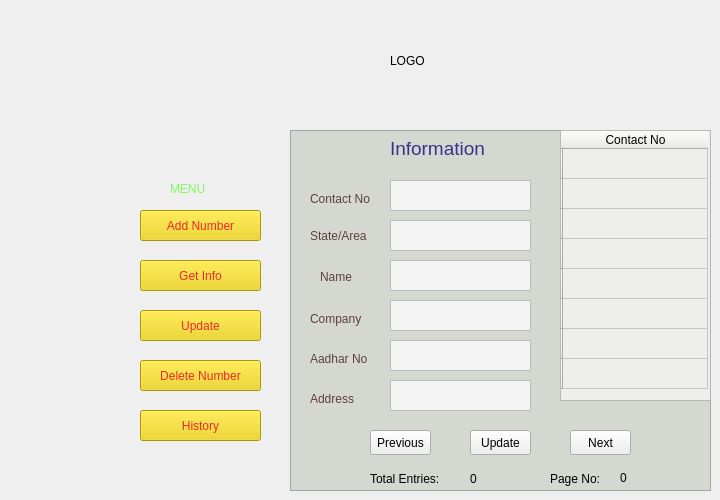
    <widget class="QWidget" name="MainPage">
     <widget class="QTextBrowser" name="contactNo">
      <property name="geometry">
       <rect>
        <x>390</x>
        <y>180</y>
        <width>141</width>
        <height>31</height>
       </rect>
      </property>
      <property name="styleSheet">
       <string notr="true">background-color: rgb(243, 243, 243);</string>
      </property>
     </widget>
     <widget class="QPushButton" name="delno">
      <property name="geometry">
       <rect>
        <x>140</x>
        <y>360</y>
        <width>121</width>
        <height>31</height>
       </rect>
      </property>
      <property name="styleSheet">
       <string notr="true">background-color: rgb(237, 212, 0);
color: rgb(239, 41, 41);</string>
      </property>
      <property name="text">
       <string>Delete Number</string>
      </property>
     </widget>
     <widget class="QPushButton" name="btn_HomeNext">
      <property name="geometry">
       <rect>
        <x>570</x>
        <y>430</y>
        <width>61</width>
        <height>25</height>
       </rect>
      </property>
      <property name="text">
       <string>Next</string>
      </property>
     </widget>
     <widget class="QLabel" name="label_6">
      <property name="geometry">
       <rect>
        <x>310</x>
        <y>350</y>
        <width>71</width>
        <height>17</height>
       </rect>
      </property>
      <property name="styleSheet">
       <string notr="true">color: rgb(95, 63, 63);
</string>
      </property>
      <property name="text">
       <string>Aadhar No</string>
      </property>
     </widget>
     <widget class="QPushButton" name="update">
      <property name="geometry">
       <rect>
        <x>140</x>
        <y>310</y>
        <width>121</width>
        <height>31</height>
       </rect>
      </property>
      <property name="styleSheet">
       <string notr="true">background-color: rgb(237, 212, 0);
color: rgb(239, 41, 41);</string>
      </property>
      <property name="text">
       <string>Update</string>
      </property>
     </widget>
     <widget class="QLabel" name="label_4">
      <property name="geometry">
       <rect>
        <x>320</x>
        <y>266</y>
        <width>67</width>
        <height>21</height>
       </rect>
      </property>
      <property name="styleSheet">
       <string notr="true">color: rgb(95, 63, 63);
</string>
      </property>
      <property name="text">
       <string>Name</string>
      </property>
     </widget>
     <widget class="QTextBrowser" name="addressHome">
      <property name="geometry">
       <rect>
        <x>390</x>
        <y>380</y>
        <width>141</width>
        <height>31</height>
       </rect>
      </property>
      <property name="styleSheet">
       <string notr="true">background-color: rgb(243, 243, 243);</string>
      </property>
     </widget>
     <widget class="QLabel" name="label_5">
      <property name="geometry">
       <rect>
        <x>310</x>
        <y>390</y>
        <width>67</width>
        <height>17</height>
       </rect>
      </property>
      <property name="styleSheet">
       <string notr="true">color: rgb(95, 63, 63);
</string>
      </property>
      <property name="text">
       <string>Address</string>
      </property>
     </widget>
     <widget class="QLabel" name="label">
      <property name="geometry">
       <rect>
        <x>170</x>
        <y>180</y>
        <width>67</width>
        <height>17</height>
       </rect>
      </property>
      <property name="styleSheet">
       <string notr="true">color: rgb(129, 247, 104);</string>
      </property>
      <property name="text">
       <string>MENU</string>
      </property>
     </widget>
     <widget class="QTableView" name="tableView">
      <property name="geometry">
       <rect>
        <x>290</x>
        <y>130</y>
        <width>421</width>
        <height>361</height>
       </rect>
      </property>
      <property name="styleSheet">
       <string notr="true">background-color: rgb(211, 215, 207, 250);</string>
      </property>
     </widget>
     <widget class="QTableWidget" name="main_table">
      <property name="geometry">
       <rect>
        <x>560</x>
        <y>130</y>
        <width>151</width>
        <height>271</height>
       </rect>
      </property>
      <property name="styleSheet">
       <string notr="true">background-color: rgb(238, 238, 236);</string>
      </property>
      <property name="gridStyle">
       <enum>Qt::SolidLine</enum>
      </property>
      <attribute name="horizontalHeaderDefaultSectionSize">
       <number>145</number>
      </attribute>
      <row>
       <property name="text">
        <string/>
       </property>
      </row>
      <row>
       <property name="text">
        <string/>
       </property>
      </row>
      <row>
       <property name="text">
        <string/>
       </property>
      </row>
      <row>
       <property name="text">
        <string/>
       </property>
      </row>
      <row>
       <property name="text">
        <string/>
       </property>
      </row>
      <row>
       <property name="text">
        <string/>
       </property>
      </row>
      <row>
       <property name="text">
        <string/>
       </property>
      </row>
      <row>
       <property name="text">
        <string/>
       </property>
      </row>
      <column>
       <property name="text">
        <string>Contact No</string>
       </property>
      </column>
     </widget>
     <widget class="QLabel" name="label_2">
      <property name="geometry">
       <rect>
        <x>390</x>
        <y>140</y>
        <width>101</width>
        <height>17</height>
       </rect>
      </property>
      <property name="font">
       <font>
        <pointsize>14</pointsize>
       </font>
      </property>
      <property name="styleSheet">
       <string notr="true">color: rgb(56, 51, 139);</string>
      </property>
      <property name="text">
       <string>Information</string>
      </property>
     </widget>
     <widget class="QLabel" name="label_3">
      <property name="geometry">
       <rect>
        <x>310</x>
        <y>190</y>
        <width>81</width>
        <height>17</height>
       </rect>
      </property>
      <property name="styleSheet">
       <string notr="true">color: rgb(95, 63, 63);
</string>
      </property>
      <property name="text">
       <string>Contact No</string>
      </property>
     </widget>
     <widget class="QPushButton" name="getinfo">
      <property name="geometry">
       <rect>
        <x>140</x>
        <y>260</y>
        <width>121</width>
        <height>31</height>
       </rect>
      </property>
      <property name="styleSheet">
       <string notr="true">background-color: rgb(237, 212, 0);
color: rgb(239, 41, 41);</string>
      </property>
      <property name="text">
       <string>Get Info</string>
      </property>
     </widget>
     <widget class="QTextBrowser" name="countryHome">
      <property name="geometry">
       <rect>
        <x>390</x>
        <y>220</y>
        <width>141</width>
        <height>31</height>
       </rect>
      </property>
      <property name="styleSheet">
       <string notr="true">background-color: rgb(243, 243, 243);</string>
      </property>
      <property name="html">
       <string>&lt;!DOCTYPE HTML PUBLIC &quot;-//W3C//DTD HTML 4.0//EN&quot; &quot;http://www.w3.org/TR/REC-html40/strict.dtd&quot;&gt;
&lt;html&gt;&lt;head&gt;&lt;meta name=&quot;qrichtext&quot; content=&quot;1&quot; /&gt;&lt;style type=&quot;text/css&quot;&gt;
p, li { white-space: pre-wrap; }
&lt;/style&gt;&lt;/head&gt;&lt;body style=&quot; font-family:'Ubuntu'; font-size:11pt; font-weight:400; font-style:normal;&quot;&gt;
&lt;p style=&quot;-qt-paragraph-type:empty; margin-top:0px; margin-bottom:0px; margin-left:0px; margin-right:0px; -qt-block-indent:0; text-indent:0px;&quot;&gt;&lt;br /&gt;&lt;/p&gt;&lt;/body&gt;&lt;/html&gt;</string>
      </property>
     </widget>
     <widget class="QPushButton" name="addno">
      <property name="geometry">
       <rect>
        <x>140</x>
        <y>210</y>
        <width>121</width>
        <height>31</height>
       </rect>
      </property>
      <property name="styleSheet">
       <string notr="true">background-color: rgb(237, 212, 0);
color: rgb(239, 41, 41);</string>
      </property>
      <property name="text">
       <string>Add Number</string>
      </property>
     </widget>
     <widget class="QPushButton" name="btn_HomePrev">
      <property name="geometry">
       <rect>
        <x>370</x>
        <y>430</y>
        <width>61</width>
        <height>25</height>
       </rect>
      </property>
      <property name="text">
       <string>Previous</string>
      </property>
     </widget>
     <widget class="QTextBrowser" name="aadharHome">
      <property name="geometry">
       <rect>
        <x>390</x>
        <y>340</y>
        <width>141</width>
        <height>31</height>
       </rect>
      </property>
      <property name="styleSheet">
       <string notr="true">background-color: rgb(243, 243, 243);</string>
      </property>
     </widget>
     <widget class="QPushButton" name="history">
      <property name="geometry">
       <rect>
        <x>140</x>
        <y>410</y>
        <width>121</width>
        <height>31</height>
       </rect>
      </property>
      <property name="styleSheet">
       <string notr="true">background-color: rgb(237, 212, 0);
color: rgb(239, 41, 41);</string>
      </property>
      <property name="text">
       <string>History</string>
      </property>
     </widget>
     <widget class="QLabel" name="label_img">
      <property name="geometry">
       <rect>
        <x>390</x>
        <y>0</y>
        <width>141</width>
        <height>121</height>
       </rect>
      </property>
      <property name="text">
       <string>LOGO</string>
      </property>
     </widget>
     <widget class="QTextBrowser" name="nameHome">
      <property name="geometry">
       <rect>
        <x>390</x>
        <y>260</y>
        <width>141</width>
        <height>31</height>
       </rect>
      </property>
      <property name="styleSheet">
       <string notr="true">background-color: rgb(243, 243, 243);</string>
      </property>
     </widget>
     <widget class="QLabel" name="label_39">
      <property name="geometry">
       <rect>
        <x>310</x>
        <y>220</y>
        <width>81</width>
        <height>31</height>
       </rect>
      </property>
      <property name="styleSheet">
       <string notr="true">color: rgb(95, 63, 63);
</string>
      </property>
      <property name="text">
       <string>State/Area</string>
      </property>
     </widget>
     <widget class="QTextBrowser" name="companyHome">
      <property name="geometry">
       <rect>
        <x>390</x>
        <y>300</y>
        <width>141</width>
        <height>31</height>
       </rect>
      </property>
      <property name="styleSheet">
       <string notr="true">background-color: rgb(243, 243, 243);</string>
      </property>
     </widget>
     <widget class="QLabel" name="label_40">
      <property name="geometry">
       <rect>
        <x>310</x>
        <y>310</y>
        <width>71</width>
        <height>17</height>
       </rect>
      </property>
      <property name="styleSheet">
       <string notr="true">color: rgb(95, 63, 63);
</string>
      </property>
      <property name="text">
       <string>Company</string>
      </property>
     </widget>
     <widget class="QPushButton" name="homePage_update">
      <property name="geometry">
       <rect>
        <x>470</x>
        <y>430</y>
        <width>61</width>
        <height>25</height>
       </rect>
      </property>
      <property name="text">
       <string>Update</string>
      </property>
     </widget>
     <widget class="QLabel" name="label_42">
      <property name="geometry">
       <rect>
        <x>370</x>
        <y>470</y>
        <width>91</width>
        <height>17</height>
       </rect>
      </property>
      <property name="text">
       <string>Total Entries:</string>
      </property>
     </widget>
     <widget class="QLabel" name="label_43">
      <property name="geometry">
       <rect>
        <x>550</x>
        <y>470</y>
        <width>61</width>
        <height>17</height>
       </rect>
      </property>
      <property name="text">
       <string>Page No:</string>
      </property>
     </widget>
     <widget class="QLabel" name="totContacts">
      <property name="geometry">
       <rect>
        <x>470</x>
        <y>470</y>
        <width>71</width>
        <height>17</height>
       </rect>
      </property>
      <property name="text">
       <string>0</string>
      </property>
     </widget>
     <widget class="QLabel" name="homePageNo">
      <property name="geometry">
       <rect>
        <x>620</x>
        <y>470</y>
        <width>51</width>
        <height>16</height>
       </rect>
      </property>
      <property name="text">
       <string>0</string>
      </property>
     </widget>
     <zorder>delno</zorder>
     <zorder>addno</zorder>
     <zorder>update</zorder>
     <zorder>label</zorder>
     <zorder>tableView</zorder>
     <zorder>btn_HomeNext</zorder>
     <zorder>label_2</zorder>
     <zorder>getinfo</zorder>
     <zorder>label_3</zorder>
     <zorder>aadharHome</zorder>
     <zorder>label_4</zorder>
     <zorder>label_6</zorder>
     <zorder>label_5</zorder>
     <zorder>contactNo</zorder>
     <zorder>addressHome</zorder>
     <zorder>countryHome</zorder>
     <zorder>history</zorder>
     <zorder>label_img</zorder>
     <zorder>nameHome</zorder>
     <zorder>label_39</zorder>
     <zorder>companyHome</zorder>
     <zorder>label_40</zorder>
     <zorder>homePage_update</zorder>
     <zorder>btn_HomePrev</zorder>
     <zorder>main_table</zorder>
     <zorder>label_42</zorder>
     <zorder>label_43</zorder>
     <zorder>totContacts</zorder>
     <zorder>homePageNo</zorder>
    </widget>
